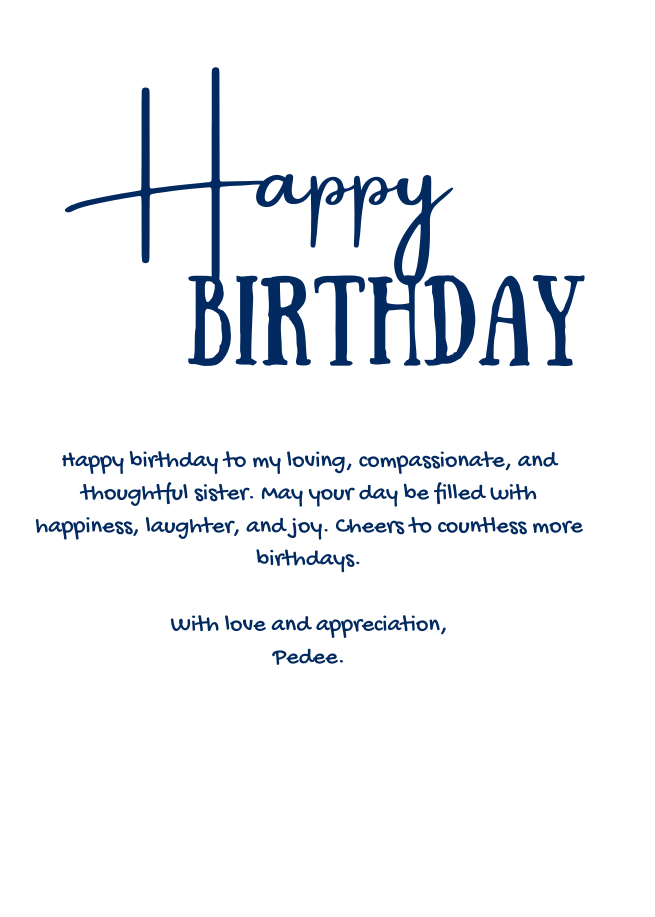
#> input picture _media/k.png, 1964 x 2750 px (shown at 1/3 size)
$ python convert.py
#> lines starting #> are read from the running program, lines starting #| are printed output that depends on the picture
#> the answer given: ../_media
"""
Convert 39

This module provides functionality for convert 39.

Author: Auto-generated
Date: 2025-11-01
"""

import os

from PIL import Image

import logging

logger = logging.getLogger(__name__)


# Constants
CONSTANT_100 = 100
CONSTANT_300 = 300
CONSTANT_1024 = 1024


def convert_and_downscale_images_in_subfolders(source_directory):
    """convert_and_downscale_images_in_subfolders function."""
#> called with source_directory = '../_media'

    for root, dirs, files in os.walk(source_directory):
        for filename in files:
            if filename.endswith(".png"):
                source_file = os.path.join(root, filename)
                filename_no_ext = os.path.splitext(filename)[0]
                temp_file = os.path.join(root, f"{filename_no_ext}_temp.png")

                # Open the image and retrieve the original dimensions
                im = Image.open(source_file)
#> im is the input picture: PIL image 1964x2750 RGBA; mean R, G, B, A 0.1, 2.5, 5.7, 13.9
                width, height = im.size
#> width = 1964; height = 2750
                logger.info(f"🖼️ Processing {filename}: Original size: {width}x{height}")

                # Downscale the image by 50%
                downscale_width = width // 2
#> downscale_width = 982
                downscale_height = height // 2
#> downscale_height = 1375
                im_resized = im.resize((downscale_width, downscale_height))
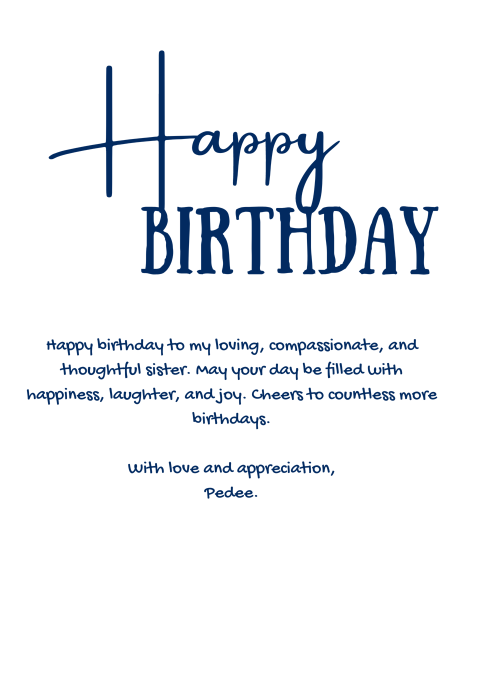
#> im_resized: PIL image 982x1375 RGBA (shown at 1/2 size); mean R, G, B, A 0.1, 2.8, 6.4, 13.9; transparent parts drawn white

                # Show progress of resizing
                logger.info(f"🔄 Downscaling {filename} to: {downscale_width}x{downscale_height}")

                # Save the image with CONSTANT_300 DPI
                im_resized.save(temp_file, dpi=(CONSTANT_300, CONSTANT_300), format="PNG")

                # Check file size and reduce quality if larger than 8MB
                file_size = os.path.getsize(temp_file)
                if file_size > 8 * CONSTANT_1024 * CONSTANT_1024:  # 8MB in bytes
                    logger.info(f"⚠️ File size of {temp_file} exceeds 8MB. Reducing quality.")
                    im_resized.save(temp_file, dpi=(CONSTANT_300, CONSTANT_300), format="PNG", quality=CONSTANT_100)

                # Remove the original image and rename the temp file to the original filename
                os.remove(source_file)
                os.rename(temp_file, source_file)

                # Show completion with an emoji
                logger.info(f"✅ Successfully converted and downscaled: {filename}")

    """main function."""


def main():
    source_directory = input("Enter the path to the source directory containing images: ")

    if not os.path.isdir(source_directory):
        logger.info("Source directory does not exist.")
        return

    convert_and_downscale_images_in_subfolders(source_directory)


if __name__ == "__main__":
    main()
